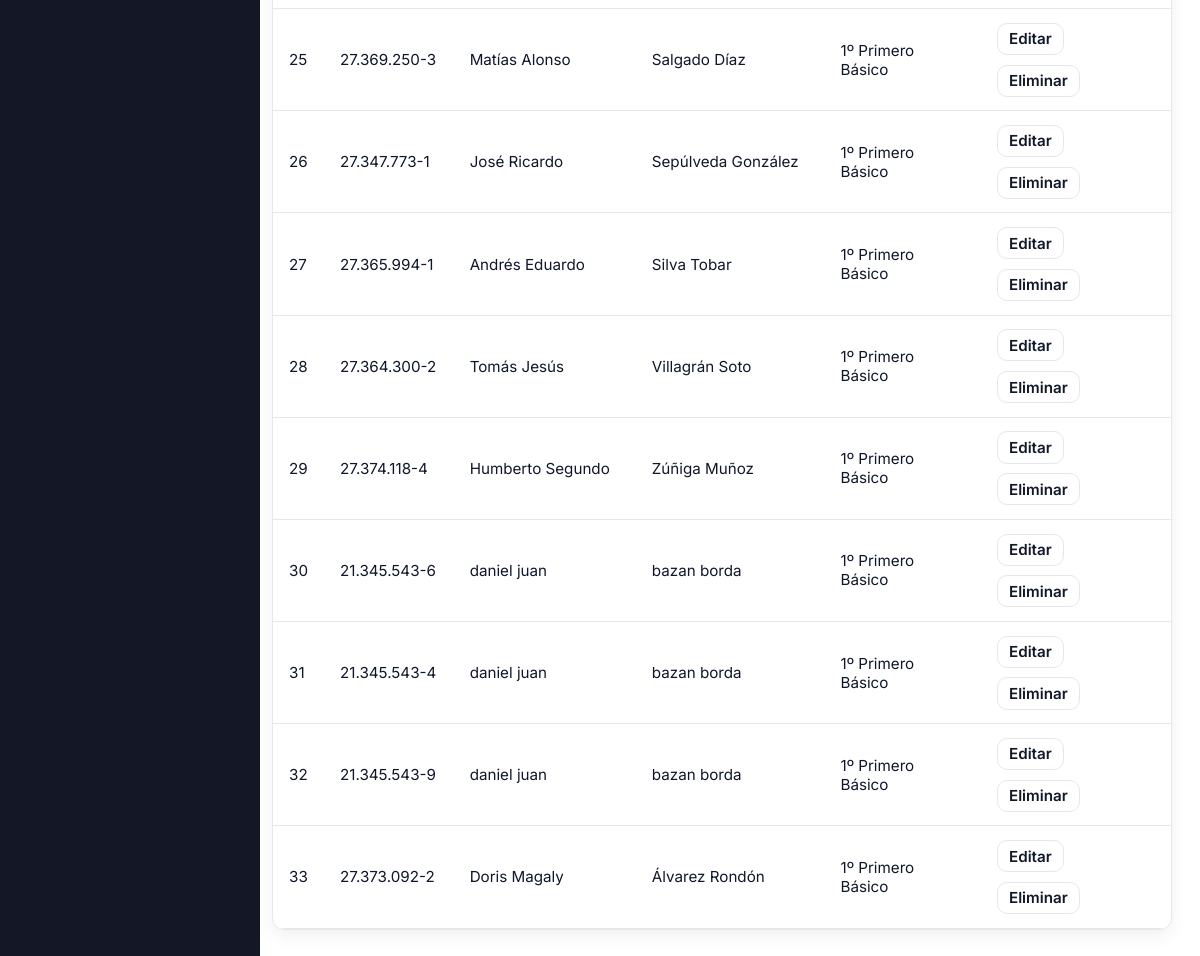
The page /cursos/?page=3&curso=11 (signed in, lower part) on the database as committed earlier.
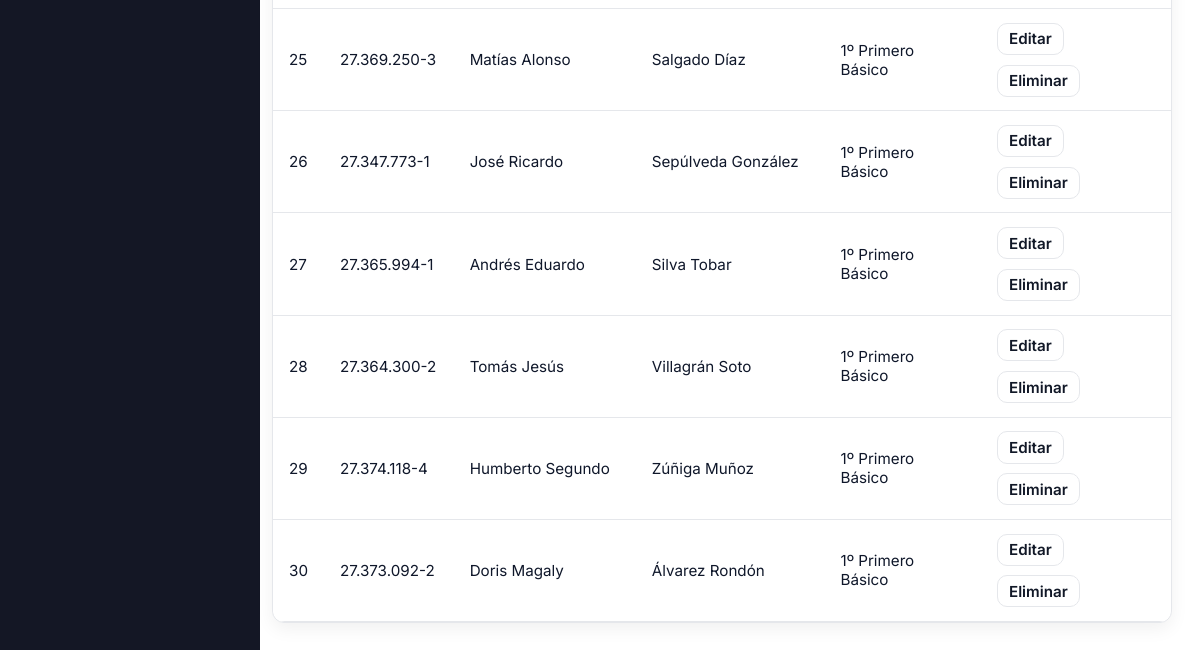
The same page on the database as committed later.
### usuarios/models.py (models this page shows, shortened)
class Alumno(models.Model):
    rut = models.CharField(
        max_length=12,
        unique=True,
        validators=[rut_validator],
        help_text="Formato: 12.345.678-9 o 12345678-9"
    )
    nombres = models.CharField(max_length=100)
    apellidos = models.CharField(max_length=100)
    fecha_nacimiento = models.DateField()
    contacto_emergencia = models.CharField(
        max_length=15,
        validators=[telefono_validator],
        help_text="Formato: +569XXXXXXXX"
    )
    curso = models.ForeignKey(Curso, on_delete=models.SET_NULL, null=True, blank=True)
    class Meta:
        ordering = ['apellidos', 'nombres']

class Curso(models.Model):
    año = models.CharField(max_length=15)
    nombre = models.CharField(max_length=30)
    sala = models.CharField(max_length=10)
    asignaturas = models.ManyToManyField('Asignatura', blank=True)
    profesor_jefe = models.ForeignKey(
        Usuario,
        on_delete=models.CASCADE,
        null=True,
        blank=True,
        limit_choices_to={'role': 'docente'},
        related_name='cursos_como_profesor_jefe'
    )
    class Meta:
        constraints = [
            models.UniqueConstraint(
                Lower('año'), Lower('nombre'), Lower('sala'),
                name='uniq_curso_anio_nombre_sala_ci'
            )
        ]

### usuarios/views.py (the view)
# urls.py: path('cursos/', cursos_lista, name='cursos_lista'),
@login_required
def cursos_lista(request):
    if request.user.role != 'utp':
        return HttpResponseForbidden("No tienes permisos para ver esta página.")
    page = request.GET.get('page', '1')
    curso_id = request.GET.get('curso')
    cursos = (
        Curso.objects
        .select_related("profesor_jefe")
        .prefetch_related("asignaturas", "asignaturas__profesor")
        .annotate(
            num_asignaturas=Count("asignaturas", distinct=True),
            num_alumnos=Count("alumno", distinct=True),
        )
        .order_by("año", "nombre")
    )
    asignaturas = Asignatura.objects.select_related("profesor").all().order_by("nombre")
    docentes = Usuario.objects.filter(role="docente").order_by("first_name", "last_name", "username")
    alumnos = Alumno.objects.select_related('curso').order_by('curso__año', 'curso__nombre', 'apellidos', 'nombres')
    if curso_id:
        alumnos = alumnos.filter(curso_id=curso_id)
    context = {
        'page': page,
        'cursos': cursos,
        'asignaturas': asignaturas,
        'docentes': docentes,
        'alumnos': alumnos,
        'cursos_alumno': cursos,
        'curso_seleccionado': int(curso_id) if curso_id else None,
    }
    return render(request, "cursos_lista.html", context)

### usuarios/templates/cursos_lista.html (shortened to what this page needs)
{% extends 'base.html' %}
{% load static dict_extras %}
{% block extra_css %}
<link rel="stylesheet" href="{% static 'css/cursos_lista.css' %}">
{% endblock %}
{% block content %}
{% if page == '3' %}
<br>
<div class="table-wrap">
  <table class="table">
    <tbody>
      {% for alumno in alumnos %}
        <tr>
          <td>{{ forloop.counter }}</td>
          <td>{{ alumno.rut }}</td>
          <td>{{ alumno.nombres }}</td>
          <td>{{ alumno.apellidos }}</td>
          <td>{% if alumno.curso %}{{ alumno.curso.nombre }}{% else %}—{% endif %}</td>
          <td class="cell-actions">
            <a class="link" href="{% url 'usuarios:editar_alumno' alumno.id %}">Editar</a>
            <a class="link link-danger" href="{% url 'usuarios:eliminar_alumno' alumno.id %}"
            onclick="return confirm('¿Estás seguro de que deseas eliminar a este alumno?');">
              Eliminar
            </a>
          </td>
        </tr>
      {% empty %}
        <tr><td colspan="6">No hay alumnos.</td></tr>
      {% endfor %}
    </tbody>
  </table>
</div>
{% endif %}
{% endblock %}

Rows that differ between the two databases and show on the page:
removed Alumno: rut "21.345.543-6", nombres "daniel juan", apellidos "bazan borda", curso.nombre "1º Primero Básico"
removed Alumno: rut "21.345.543-4", nombres "daniel juan", apellidos "bazan borda", curso.nombre "1º Primero Básico"
removed Alumno: rut "21.345.543-9", nombres "daniel juan", apellidos "bazan borda", curso.nombre "1º Primero Básico"
